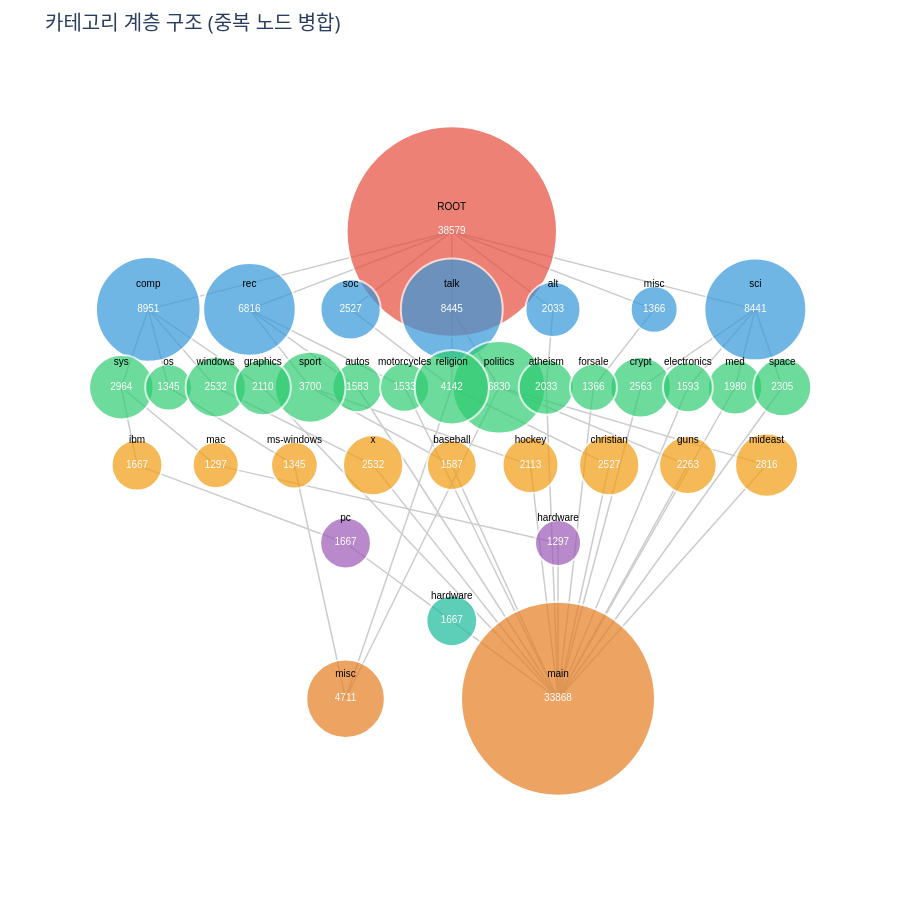

Here is the notebook cell this chart was saved with:
### Code cell
data = count_by_category_dict

nodes_by_level_and_name = {}
nodes = {}
edges = set()
node_id = 0

root_key = ('ROOT', 0)
nodes[root_key] = {'id': node_id, 'label': 'ROOT', 'level': 0, 'count': len(final_dataset)}
nodes_by_level_and_name[(0, 'ROOT')] = root_key
node_id += 1

for level, name_count_dict in data.items():
    current_level = level + 1
    for name, count in name_count_dict.items():
        node_key = (name, current_level)
        if node_key not in nodes:
            nodes[node_key] = {
                'id': node_id,
                'label': name,
                'level': current_level,
                'count': count,
            }
            nodes_by_level_and_name[(current_level, name)] = node_key
            node_id += 1

for _, category_dict in TRAIN_DICT.items():
    ordered_path = sorted(
        (int(k), v) for k, v in category_dict.items() if k != 'category'
    )
    parent_key = root_key
    for level_idx, name in ordered_path:
        current_level = level_idx + 1
        node_key = nodes_by_level_and_name.get((current_level, name))
        if node_key is None:
            continue
        edges.add((parent_key, node_key))
        parent_key = node_key

levels = {}
for node_key, node in nodes.items():
    levels.setdefault(node['level'], []).append(node_key)


# 노드의 최대 자식 깊이를 계산하는 함수
def get_max_depth(node_key, edges, memo=None):
    """
    해당 노드에서 시작하여 도달할 수 있는 최대 깊이를 반환합니다.
    """
    if memo is None:
        memo = {}
    
    if node_key in memo:
        return memo[node_key]
    
    # 자식 노드 찾기
    children = [child for parent, child in edges if parent == node_key]
    
    if not children:
        memo[node_key] = 0
        return 0
    
    # 자식들의 최대 깊이 + 1
    max_child_depth = max(get_max_depth(child, edges, memo) for child in children)
    memo[node_key] = max_child_depth + 1
    
    return memo[node_key]


# 부모-자식 관계를 기반으로 노드 정렬 함수
def sort_nodes_by_hierarchy(node_keys, edges, nodes):
    """
    부모-자식 관계를 고려하여 노드를 정렬합니다.
    깊이가 깊은 노드를 왼쪽에 배치하고 (레벨 5 제외),
    같은 부모를 가진 노드들끼리 그룹화합니다.
    """
    if not node_keys:
        return []
    
    # 각 노드의 부모들 찾기
    node_parents = {}
    for parent, child in edges:
        if child in node_keys:
            if child not in node_parents:
                node_parents[child] = []
            node_parents[child].append(parent)
    
    # 부모가 없는 노드들 (루트 레벨)
    if not node_parents:
        return sorted(node_keys, key=lambda x: nodes[x]['label'])
    
    # 각 노드의 최대 깊이 계산
    depth_memo = {}
    for node_key in node_keys:
        get_max_depth(node_key, edges, depth_memo)
    
    # 부모별로 자식 노드 그룹화
    parent_to_children = {}
    for node in node_keys:
        parents = tuple(sorted(node_parents.get(node, [])))
        if parents not in parent_to_children:
            parent_to_children[parents] = []
        parent_to_children[parents].append(node)
    
    # 각 그룹 내에서 정렬
    # 레벨 5가 아니면: 깊이가 깊은 것 -> 알파벳순
    # 레벨 5이면: 알파벳순만
    for parents in parent_to_children:
        children = parent_to_children[parents]
        current_level = nodes[children[0]]['level']
        
        if current_level == 6:  # 레벨 5 (0-indexed이므로 6)
            # 레벨 5는 알파벳순으로만 정렬
            parent_to_children[parents].sort(key=lambda x: nodes[x]['label'])
        else:
            # 다른 레벨은 깊이 우선 -> 알파벳순
            parent_to_children[parents].sort(
                key=lambda x: (-depth_memo.get(x, 0), nodes[x]['label'])
            )
    
    # 부모의 x 좌표 순서대로 자식들을 배치
    sorted_nodes = []
    
    # 첫 번째 레벨은 부모의 x 좌표가 없으므로 깊이 -> 알파벳순으로
    if all(p not in nodes or 'x' not in nodes[p] for parents in parent_to_children.keys() for p in parents):
        sorted_parent_groups = sorted(
            parent_to_children.keys(),
            key=lambda parents: (
                -max(depth_memo.get(child, 0) for child in parent_to_children[parents]),
                min(nodes[child]['label'] for child in parent_to_children[parents])
            )
        )
    else:
        # 부모의 x 좌표를 기준으로 정렬
        def get_parent_x(parents):
            if not parents:
                return 0
            parent_xs = [nodes[p].get('x', 0) for p in parents if p in nodes]
            return sum(parent_xs) / len(parent_xs) if parent_xs else 0
        
        sorted_parent_groups = sorted(parent_to_children.keys(), key=get_parent_x)
    
    for parents in sorted_parent_groups:
        sorted_nodes.extend(parent_to_children[parents])
    
    return sorted_nodes


# 레벨별 노드 배치 (계층 구조 기반 정렬 적용)
for level, node_keys in levels.items():
    # 계층 구조 기반 정렬 적용
    sorted_node_keys = sort_nodes_by_hierarchy(node_keys, edges, nodes)
    
    num_nodes = len(sorted_node_keys)
    y = -level * 2
    for i, key in enumerate(sorted_node_keys):
        if num_nodes == 1:
            x = 0
        else:
            spacing = min(15, 50 / num_nodes)
            x = (i - (num_nodes - 1) / 2) * spacing
        nodes[key]['x'] = x
        nodes[key]['y'] = y

edge_x = []
edge_y = []
for parent, child in edges:
    edge_x.extend([nodes[parent]['x'], nodes[child]['x'], None])
    edge_y.extend([nodes[parent]['y'], nodes[child]['y'], None])

edge_trace = go.Scatter(
    x=edge_x,
    y=edge_y,
    mode='lines',
    line=dict(width=1.5, color='#cccccc'),
    hoverinfo='none'
)

node_colors = ['#e74c3c', '#3498db', '#2ecc71', '#f39c12', '#9b59b6', '#1abc9c', '#e67e22']
node_x = []
node_y = []
node_labels = []
node_counts = []
node_color = []
node_sizes = []

for n in nodes.values():
    node_x.append(n['x'])
    node_y.append(n['y'])
    node_labels.append(n['label'])
    node_counts.append(str(n.get('count', 0)))
    node_color.append(node_colors[n['level'] % len(node_colors)])
    base_size = 14 if n['level'] == 0 else 10
    scale = 0 if n.get('count') is None else max(0, n['count']) ** 0.5
    node_sizes.append(base_size + scale)

parent_counts = {}
for parent, child in edges:
    parent_counts[child] = parent_counts.get(child, 0) + 1

hover_text = []
for node_key, n in nodes.items():
    parent_count = parent_counts.get(node_key, 0)
    base_text = f"{n['label']}<br>레벨: {n['level']}<br>개수: {n.get('count', 0)}"
    if parent_count > 1:
        hover_text.append(base_text + f"<br>부모 노드: {parent_count}개")
    else:
        hover_text.append(base_text)

node_trace = go.Scatter(
    x=node_x,
    y=node_y,
    mode='markers',
    marker=dict(
        size=node_sizes,
        color=node_color,
        line=dict(width=2, color='white')
    ),
    hoverinfo='text',
    hovertext=hover_text
)

count_text_trace = go.Scatter(
    x=node_x,
    y=node_y,
    mode='text',
    text=node_counts,
    textposition='middle center',
    textfont=dict(size=10, color='white', family='Arial'),
    hoverinfo='none'
)

label_text_trace = go.Scatter(
    x=node_x,
    y=[y + 0.5 for y in node_y],
    mode='text',
    text=node_labels,
    textposition='top center',
    textfont=dict(size=10, color='black', family='Arial'),
    hoverinfo='none'
)

layout = go.Layout(
    title=dict(text='카테고리 계층 구조 (중복 노드 병합)', font=dict(size=20)),
    showlegend=False,
    hovermode='closest',
    xaxis=dict(showgrid=False, zeroline=False, showticklabels=False),
    yaxis=dict(showgrid=False, zeroline=False, showticklabels=False),
    plot_bgcolor='#ffffff',
    paper_bgcolor='#ffffff',
    margin=dict(l=40, r=40, t=60, b=40),
    height=900,
)

fig = go.Figure(
    data=[edge_trace, node_trace, count_text_trace, label_text_trace],
    layout=layout,
)
fig.show()

### Figure 1 — Plotly figure (JSON) as saved in the notebook; plotly's stock layout.template omitted (floating-point values rounded to 4 significant figures; data arrays with more than 128 entries replaced by an {"elided": "..."} marker saying what was removed)
{"data": [{"hoverinfo": "none", "line": {"color": "#cccccc", "width": 1.5}, "mode": "lines", "type": "scatter", "x": {"elided": "165 float values"}, "y": {"elided": "165 int values"}}, {"hoverinfo": "text", "hovertext": ["ROOT<br>레벨: 0<br>개수: 38579", "talk<br>레벨: 1<br>개수: 8445", "rec<br>레벨: 1<br>개수: 6816", "comp<br>레벨: 1<br>개수: 8951", "alt<br>레벨: 1<br>개수: 2033", "sci<br>레벨: 1<br>개수: 8441", "soc<br>레벨: 1<br>개수: 2527", "misc<br>레벨: 1<br>개수: 1366", "politics<br>레벨: 2<br>개수: 6830", "autos<br>레벨: 2<br>개수: 1583", "sys<br>레벨: 2<br>개수: 2964", "atheism<br>레벨: 2<br>개수: 2033", "sport<br>레벨: 2<br>개수: 3700", "os<br>레벨: 2<br>개수: 1345", "crypt<br>레벨: 2<br>개수: 2563", "med<br>레벨: 2<br>개수: 1980", "motorcycles<br>레벨: 2<br>개수: 1533", "windows<br>레벨: 2<br>개수: 2532", "graphics<br>레벨: 2<br>개수: 2110", "electronics<br>레벨: 2<br>개수: 1593", "space<br>레벨: 2<br>개수: 2305", "religion<br>레벨: 2<br>개수: 4142<br>부모 노드: 2개", "forsale<br>레벨: 2<br>개수: 1366", "mideast<br>레벨: 3<br>개수: 2816", "mac<br>레벨: 3<br>개수: 1297", "baseball<br>레벨: 3<br>개수: 1587", "ms-windows<br>레벨: 3<br>개수: 1345", "hockey<br>레벨: 3<br>개수: 2113", "x<br>레벨: 3<br>개수: 2532", "ibm<br>레벨: 3<br>개수: 1667", "guns<br>레벨: 3<br>개수: 2263", "christian<br>레벨: 3<br>개수: 2527", "main<br>레벨: 6<br>개수: 33868<br>부모 노드: 17개", "misc<br>레벨: 6<br>개수: 4711<br>부모 노드: 3개", "hardware<br>레벨: 4<br>개수: 1297", "pc<br>레벨: 4<br>개수: 1667", "hardware<br>레벨: 5<br>개수: 1667"], "marker": {"color": ["#e74c3c", "#3498db", "#3498db", "#3498db", "#3498db", "#3498db", "#3498db", "#3498db", "#2ecc71", "#2ecc71", "#2ecc71", "#2ecc71", "#2ecc71", "#2ecc71", "#2ecc71", "#2ecc71", "#2ecc71", "#2ecc71", "#2ecc71", "#2ecc71", "#2ecc71", "#2ecc71", "#2ecc71", "#f39c12", "#f39c12", "#f39c12", "#f39c12", "#f39c12", "#f39c12", "#f39c12", "#f39c12", "#f39c12", "#e67e22", "#e67e22", "#9b59b6", "#9b59b6", "#1abc9c"], "line": {"color": "white", "width": 2}, "size": [210.4, 101.9, 92.56, 104.6, 55.09, 101.9, 60.27, 46.96, 92.64, 49.79, 64.44, 55.09, 70.83, 46.67, 60.63, 54.5, 49.15, 60.32, 55.93, 49.91, 58.01, 74.36, 46.96, 63.07, 46.01, 49.84, 46.67, 55.97, 60.32, 50.83, 57.57, 60.27, 194.0, 78.64, 46.01, 50.83, 50.83]}, "mode": "markers", "type": "scatter", "x": [0, 0, -14.29, -21.43, 7.143, 21.43, -7.143, 14.29, 3.333, -6.667, -23.33, 6.667, -10, -20, 13.33, 20, -3.333, -16.67, -13.33, 16.67, 23.33, 0, 10, 22.22, -16.67, 0, -11.11, 5.556, -5.556, -22.22, 16.67, 11.11, 7.5, -7.5, 7.5, -7.5, 0], "y": [0, -2, -2, -2, -2, -2, -2, -2, -4, -4, -4, -4, -4, -4, -4, -4, -4, -4, -4, -4, -4, -4, -4, -6, -6, -6, -6, -6, -6, -6, -6, -6, -12, -12, -8, -8, -10]}, {"hoverinfo": "none", "mode": "text", "text": ["38579", "8445", "6816", "8951", "2033", "8441", "2527", "1366", "6830", "1583", "2964", "2033", "3700", "1345", "2563", "1980", "1533", "2532", "2110", "1593", "2305", "4142", "1366", "2816", "1297", "1587", "1345", "2113", "2532", "1667", "2263", "2527", "33868", "4711", "1297", "1667", "1667"], "textfont": {"color": "white", "family": "Arial", "size": 10}, "textposition": "middle center", "type": "scatter", "x": [0, 0, -14.29, -21.43, 7.143, 21.43, -7.143, 14.29, 3.333, -6.667, -23.33, 6.667, -10, -20, 13.33, 20, -3.333, -16.67, -13.33, 16.67, 23.33, 0, 10, 22.22, -16.67, 0, -11.11, 5.556, -5.556, -22.22, 16.67, 11.11, 7.5, -7.5, 7.5, -7.5, 0], "y": [0, -2, -2, -2, -2, -2, -2, -2, -4, -4, -4, -4, -4, -4, -4, -4, -4, -4, -4, -4, -4, -4, -4, -6, -6, -6, -6, -6, -6, -6, -6, -6, -12, -12, -8, -8, -10]}, {"hoverinfo": "none", "mode": "text", "text": ["ROOT", "talk", "rec", "comp", "alt", "sci", "soc", "misc", "politics", "autos", "sys", "atheism", "sport", "os", "crypt", "med", "motorcycles", "windows", "graphics", "electronics", "space", "religion", "forsale", "mideast", "mac", "baseball", "ms-windows", "hockey", "x", "ibm", "guns", "christian", "main", "misc", "hardware", "pc", "hardware"], "textfont": {"color": "black", "family": "Arial", "size": 10}, "textposition": "top center", "type": "scatter", "x": [0, 0, -14.29, -21.43, 7.143, 21.43, -7.143, 14.29, 3.333, -6.667, -23.33, 6.667, -10, -20, 13.33, 20, -3.333, -16.67, -13.33, 16.67, 23.33, 0, 10, 22.22, -16.67, 0, -11.11, 5.556, -5.556, -22.22, 16.67, 11.11, 7.5, -7.5, 7.5, -7.5, 0], "y": [0.5, -1.5, -1.5, -1.5, -1.5, -1.5, -1.5, -1.5, -3.5, -3.5, -3.5, -3.5, -3.5, -3.5, -3.5, -3.5, -3.5, -3.5, -3.5, -3.5, -3.5, -3.5, -3.5, -5.5, -5.5, -5.5, -5.5, -5.5, -5.5, -5.5, -5.5, -5.5, -11.5, -11.5, -7.5, -7.5, -9.5]}], "layout": {"height": 900, "hovermode": "closest", "margin": {"b": 40, "l": 40, "r": 40, "t": 60}, "paper_bgcolor": "#ffffff", "plot_bgcolor": "#ffffff", "showlegend": false, "title": {"font": {"size": 20}, "text": "카테고리 계층 구조 (중복 노드 병합)"}, "xaxis": {"showgrid": false, "showticklabels": false, "zeroline": false}, "yaxis": {"showgrid": false, "showticklabels": false, "zeroline": false}}}
